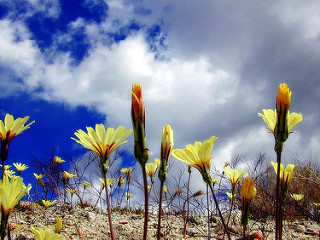
#> input picture code_31_opencv_study/data/dandelion.jpg, 320 x 240 px, given in place of the camera
$ python color_space.py
#> lines starting #> are read from the running program, lines starting #| are printed output that depends on the picture; after the words box and inside, x2 and y2 are one past the last pixel; in counts of white or black regions, pixels touching at a corner belong together
import cv2
import numpy as np


'''
HSV

在 OpenCV 的 HSV 格式中， H（色彩/色度）的取值范围是 [0， 179]，S（饱和度）的取值范围 [0， 255]， V（亮度）的取值范围 [0， 255]。
但是不同的软件使用的值可能不同。所以当你需要拿 OpenCV 的 HSV 值与其他软件的 HSV 值进行对比时，一定要记得归一化
'''


'''
物体跟踪
'''
def object_track():
    '''
    功能： 跟踪一定得蓝色范围
    步骤：
        1. 从视频中获取每一帧图像
        2. 将图像转换到 HSV 空间
        3. 设置 HSV 阈值到蓝色范围。
        4. 获取蓝色物体，当然我们还可以做其他任何我们想做的事，比如：在蓝色物体周围画一个圈
    '''
    cap = cv2.VideoCapture(0)

    while 1:
        ret, frame = cap.read()
#> frame is the input picture: shape (240, 320, 3); mean B, G, R 150.3, 133.6, 127.7

        hsv = cv2.cvtColor(frame, cv2.COLOR_BGR2HSV)
#> hsv: shape (240, 320, 3); mean H, S, V 87.9, 99.8, 168.2

        # 【蓝色的阈值，饱和度， 亮度】
        lower_blue = np.array([110, 50, 50])
        upper_blue = np.array([130, 255, 255])

        # 构建掩码
        mask = cv2.inRange(hsv, lower_blue, upper_blue)
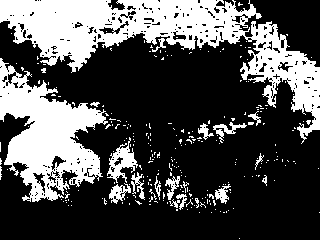
#> mask: shape (240, 320); 31.5% white; 264 white regions (245 under 20 px), largest, box (x1, y1, x2, y2) and area: (0, 0, 320, 144) 13857, (0, 58, 108, 202) 7548, (107, 137, 138, 183) 567

        # 对原图像和掩码位运算
        res = cv2.bitwise_and(frame, frame, mask=mask)
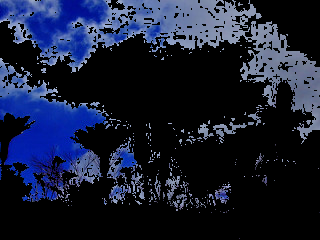
#> res: shape (240, 320, 3); mean B, G, R 52.2, 29.9, 23.3

        cv2.imshow('frame', frame)
        cv2.imshow('mask', mask)
        cv2.imshow('res', res)

        k = cv2.waitKey(5) & 0xFF
#> (key Esc is pressed here)
        if k == 27:
            break
        pass

    pass


if __name__ == '__main__':
    object_track()
    pass
